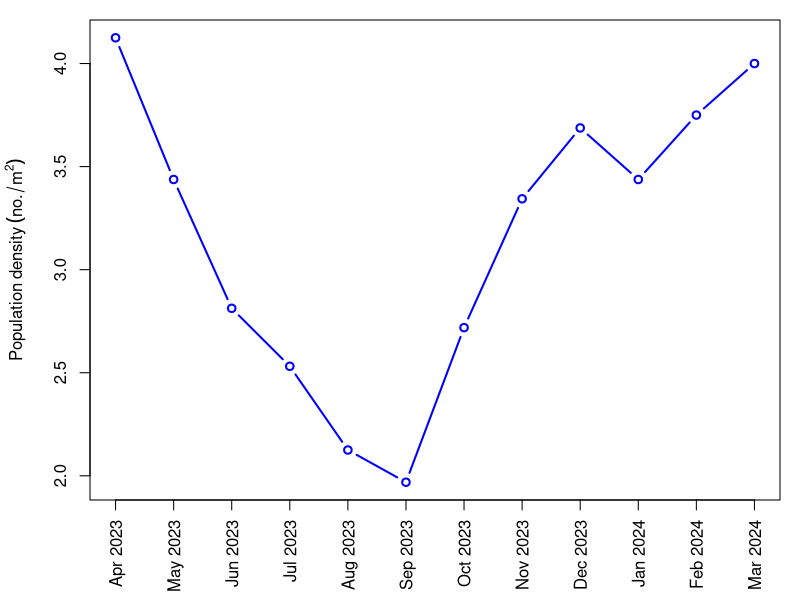
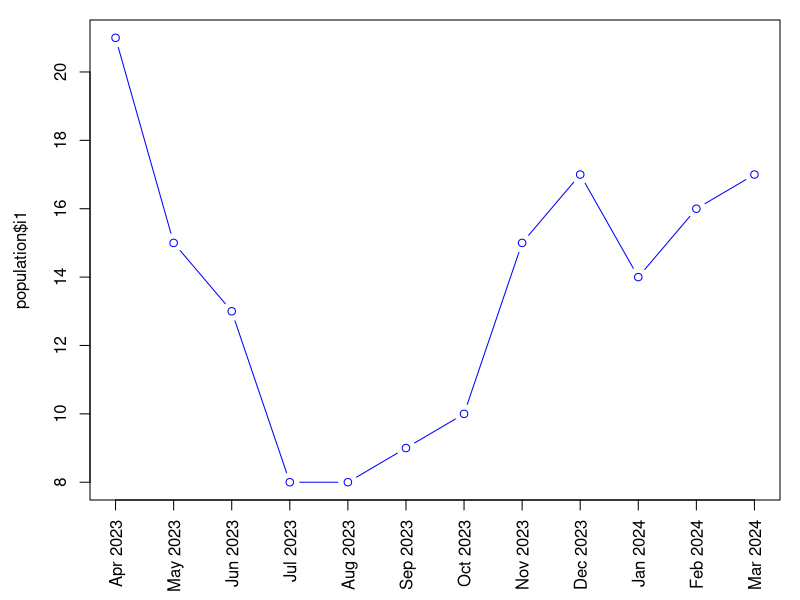
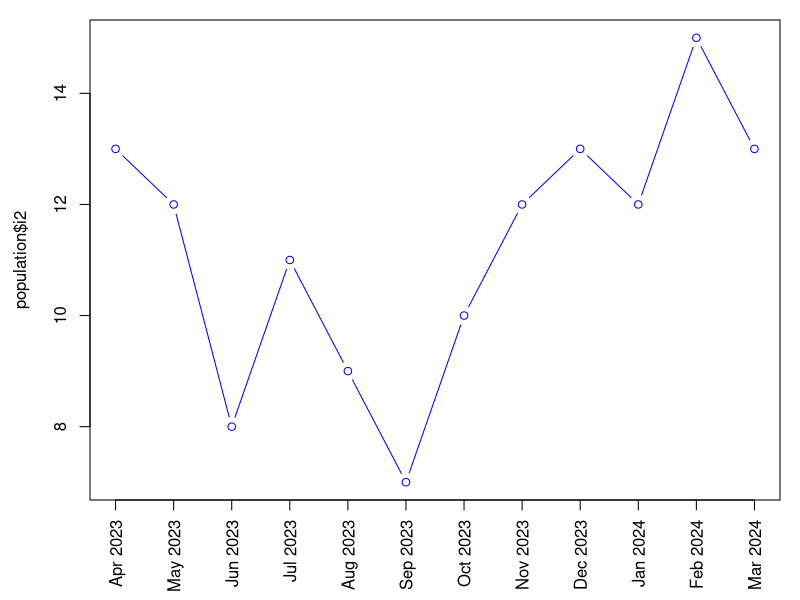
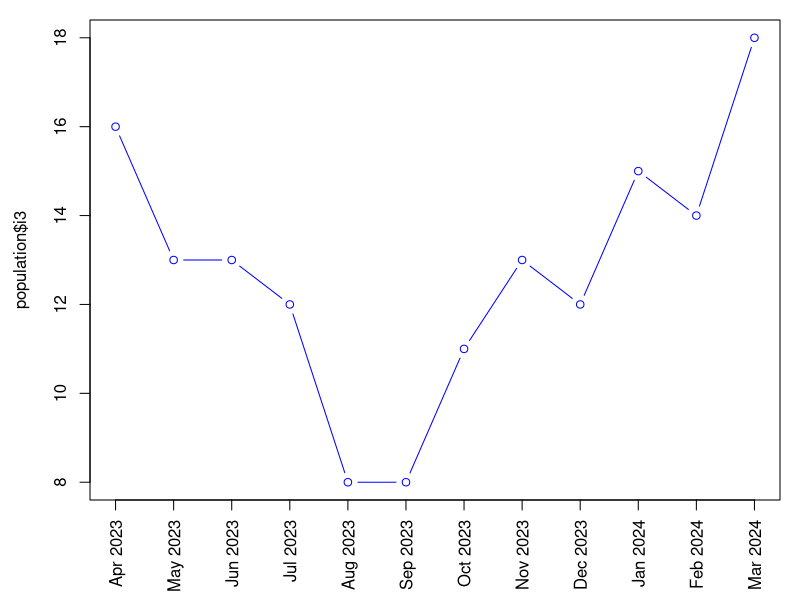

The R source for these figures, in order: (Note: this script raises an error after producing the figures.)
## ---- chunk 1
knitr::opts_chunk$set(echo = TRUE)
## ---- chunk 2
population=read.csv("data/population.csv")
str(population)
## ---- chunk 3

# Calculate mean
a=4
mean= (population$i1+ population$i2+ population$i3+ population$i4+ population$i5+ population$i6+ population$i7+ population$i8)/(8*a)
# tiff("docs/Fig_3.tiff", height=3, width=5, units='in', res=600)
par(mar=c(5, 4.5, 1, 1))
plot(mean,
     type='b', col='blue',
     xlab='', ylab=expression(Population~density~(no./m^2)), xlim=c(1,12), xaxt='n', lwd=2)

# legend('top', legend=c('Mean'), col=c('blue'), lwd=c(3), lty=1)

axis(1, at=seq(1,12), population$Month, las=2, cex.axis = 1)
# title('Monthly variation in population density of L. marginalis')
# dev.off()
## ---- chunk 4
plot(population$i1,
     type='b', col='blue',
     xlab='', xlim=c(1,12), xaxt='n')
axis(1, at=seq(1,12), population$Month, las=2)
## ---- chunk 5
plot(population$i2,
     type='b', col='blue',
     xlab='', xlim=c(1,12), xaxt='n')
axis(1, at=seq(1,12), population$Month, las=2)

## ---- chunk 6
plot(population$i3,
     type='b', col='blue',
     xlab='', xlim=c(1,12), xaxt='n')
axis(1, at=seq(1,12), population$Month, las=2)

## ---- chunk 7
wilcox.test(population$i1, population$i2)
## ---- chunk 8
wilcox.test(population$i2, population$i3)
## ---- chunk 9
wilcox.test(population$i3, population$i1)
## ---- chunk 10
water=read.csv("data/water-quality.csv")
for (w in c('Depth','Temperature','pH')) {
  arr=water[[w]]
  cat(sprintf('%15s - mean: %f, sd: %f min: %f, max: %f\n', w, mean(arr), sd(arr),
              min(arr), max(arr)))
}
## ---- chunk 11
library(ggplot2)

# Month needs to be factorized to facilitate plotting and preserve order
Month1=factor(water$Month, levels=water$Month)
df= data.frame(Month=Month1, Depth=water$Depth,
               Temperature=water$Temperature, pH=water$pH, mean=mean)


scale=6

ggplot(data = df, aes(x = Month, group = 1)) +
  geom_line(aes(y = mean, color = "black"), linewidth = 1.3) +
  geom_point(aes(y = mean, color = "black"), shape=1, size=3) +
  
  geom_line(aes(y = Temperature / scale, color = "blue"), linewidth = 1.3) +
  geom_point(aes(y = Temperature / scale, color = "blue"), shape=1, size=3) +

  scale_y_continuous(name = "Population / m^2",
                     sec.axis = sec_axis(transform = ~ . * scale, name = "Temperature °C")) +
  scale_color_manual('', labels= c('Population / m^2','Temperature °C'),
                     values = c("black", "blue")) +
  theme_bw() +
  theme(legend.position = "top", axis.text.x= element_text(size=11, angle = 90, vjust = 0.5),
        axis.text.y.right= element_text(size=11, color='blue'),
        axis.title.y.right = element_text(color='blue'))


## ---- chunk 12
scale=1
ggplot(data = df, aes(x = Month, group = 1)) +
  geom_line(aes(y = mean, color = "black"), linewidth = 1.3) +
  geom_point(aes(y = mean, color = "black"), shape=1, size=3) +
  
  geom_line(aes(y = Depth / scale, color = "blue"), linewidth = 1.3) +
  geom_point(aes(y = Depth / scale, color = "blue"), shape=1, size=3) +

  scale_y_continuous(name = "Population / m^2",
                     sec.axis = sec_axis(transform = ~ . * scale, name = "Depth")) +
  scale_color_manual('', labels= c('Population / m^2','Depth'),
                     values = c("black", "blue")) +
  theme_bw() +
  theme(legend.position = "top", axis.text.x= element_text(size=11, angle = 90, vjust = 0.5),
        axis.text.y.right= element_text(size=11, color='blue'),
        axis.title.y.right = element_text(color='blue'))

## ---- chunk 13
scale=2
ggplot(data = df, aes(x = Month, group = 1)) +
  geom_line(aes(y = mean, color = "black"), linewidth = 1.3) +
  geom_point(aes(y = mean, color = "black"), shape=1, size=3) +
  
  geom_line(aes(y = pH / scale, color = "blue"), linewidth = 1.3) +
  geom_point(aes(y = pH / scale, color = "blue"), shape=1, size=3) +

  scale_y_continuous(name = "Population / m^2",
                     sec.axis = sec_axis(transform = ~ . * scale, name = "pH")) +
  scale_color_manual('', labels= c('Population / m^2','pH'),
                     values = c("black", "blue")) +
  theme_bw() +
  theme(legend.position = "top", axis.text.x= element_text(size=11, angle = 90, vjust = 0.5),
        axis.text.y.right= element_text(size=11, color='blue'),
        axis.title.y.right = element_text(color='blue'))

## ---- chunk 14
water=read.csv("data/water-quality.csv")
str(water)

plot(water$Depth, mean,
     type='p', col='blue',
     xlab='Depth (m)', ylab='Population / m^2')

plot(water$Temperature, mean,
     type='p', col='blue',
     xlab='Temperature °C', ylab='Population / m^2')

plot(water$pH, mean,
     type='p', col='blue',
     xlab='pH', ylab='Population / m^2')
## ---- chunk 15
for (i in colnames(df)[2:4]) {
  print(i)
  print(cor.test(df[[i]], mean, method='spearman'))
  cat(sprintf('\n'))
}
## ---- chunk 16
library("ggpubr")
library(cowplot)
# tiff("docs/Fig_4.tiff", height=9, width=5, units='in', res=600)
figA= ggscatter(df, x = "Depth", y = "mean",
          add = "reg.line", conf.int = TRUE,
          xlab = "Depth (m)",
          title = 'A') +
  labs(y=expression(Population~density~(no./m^2))) +
  stat_cor(cor.coef.name = 'rho', label.x=1.5, label.y=3.5, method='spearman',
           size=5, p.accuracy=0.001)


figB= ggscatter(df, x = "Temperature", y = "mean",
          add = "reg.line", conf.int = TRUE,
          xlab = "Temperature (°C)",
          title = 'B') +
  labs(y=expression(Population~density~(no./m^2))) +
  stat_cor(cor.coef.name = 'rho', label.x=20, label.y=4.3, method='spearman',
           size=5, p.accuracy=0.001)


figC= ggscatter(df, x = "pH", y = "mean",
          add = "reg.line", conf.int = TRUE,
          xlab = "pH",
          title = 'C') +
  labs(y=expression(Population~density~(no./m^2))) +
  stat_cor(cor.coef.name = 'rho', label.x=6.9, label.y=4.3, method='spearman',
           size=5, p.accuracy=0.001)

plot_grid(figA, figB, figC, ncol=1, align = "v")
# dev.off()
